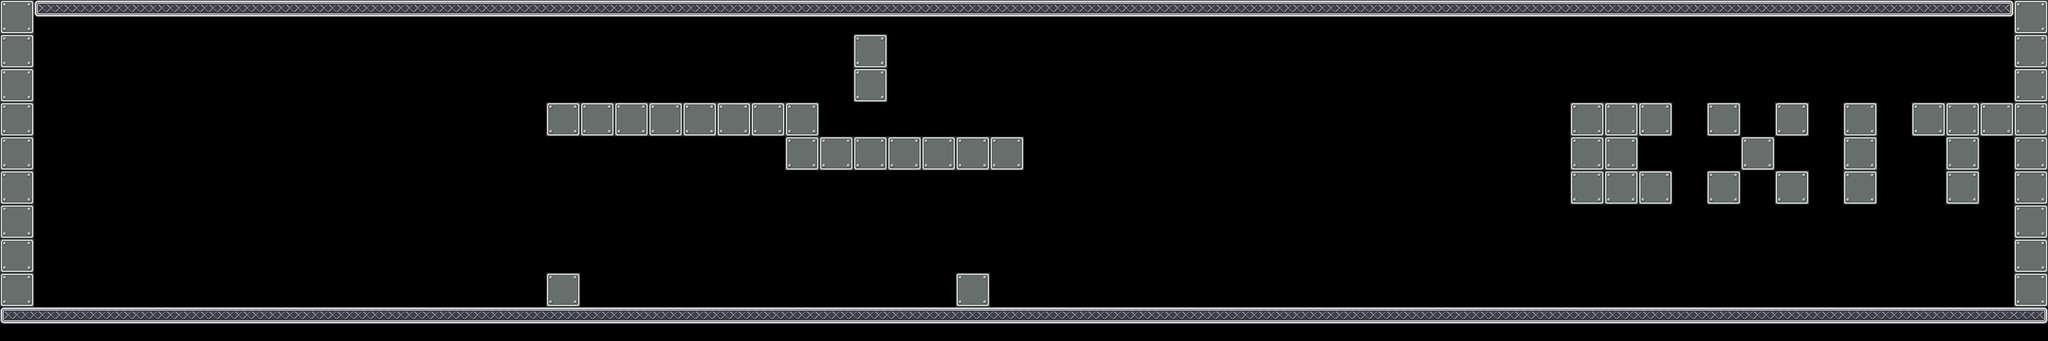

Below is a game level as drawn by its tile map, then a one-line description and the .tmx that defines it (tile-layer data replaced by summaries):
An orthogonal 60x10 tile map with 64x64 px tiles, 1 tile layer (front), 20 tilesets and 25 objects.

<map version="1.0" orientation="orthogonal" width="60" height="10" tilewidth="64" tileheight="64">
 <tileset firstgid="1" name="mur" tilewidth="64" tileheight="64">
  <image source="data/mur.png" trans="ffffff" width="64" height="64" />
 </tileset>
 <tileset firstgid="2" name="sol" tilewidth="64" tileheight="64">
  <image source="data/sol.png" trans="ffffff" width="64" height="64" />
 </tileset>
 <tileset firstgid="3" name="alone" tilewidth="64" tileheight="64">
  <image source="data/alone.png" width="64" height="64" />
 </tileset>
 <tileset firstgid="4" name="left" tilewidth="64" tileheight="64">
  <image source="data/left.png" width="64" height="64" />
 </tileset>
 <tileset firstgid="5" name="mid" tilewidth="64" tileheight="64">
  <image source="data/mid.png" width="64" height="64" />
 </tileset>
 <tileset firstgid="6" name="right" tilewidth="64" tileheight="64">
  <image source="data/right.png" width="64" height="64" />
 </tileset>
 <tileset firstgid="7" name="portebas" tilewidth="64" tileheight="64">
  <image source="data/portebas.png" width="64" height="64" />
 </tileset>
 <tileset firstgid="8" name="portehaut" tilewidth="64" tileheight="64">
  <image source="data/portehaut.png" width="64" height="64" />
 </tileset>
 <tileset firstgid="9" name="fin" tilewidth="192" tileheight="128">
  <image source="data/fin.png" width="192" height="128" />
 </tileset>
 <tileset firstgid="10" name="citerne" tilewidth="418" tileheight="632">
  <tileoffset x="0" y="632" />
  <image source="data/citerne.png" width="418" height="632" />
 </tileset>
 <tileset firstgid="11" name="container1" tilewidth="610" tileheight="276">
  <tileoffset x="0" y="195" />
  <image source="data/container1.png" width="610" height="276" />
 </tileset>
 <tileset firstgid="12" name="container2" tilewidth="480" tileheight="330">
  <tileoffset x="0" y="280" />
  <image source="data/container2.png" width="480" height="330" />
 </tileset>
 <tileset firstgid="13" name="cable1" tilewidth="77" tileheight="372">
  <tileoffset x="0" y="372" />
  <image source="data/cable1.png" width="77" height="372" />
 </tileset>
 <tileset firstgid="14" name="passerelle1" tilewidth="198" tileheight="342">
  <tileoffset x="0" y="342" />
  <image source="data/passerelle1.png" width="198" height="342" />
 </tileset>
 <tileset firstgid="15" name="passerelle2" tilewidth="122" tileheight="599">
  <tileoffset x="0" y="599" />
  <image source="data/passerelle2.png" width="122" height="599" />
 </tileset>
 <tileset firstgid="16" name="cable2" tilewidth="46" tileheight="243">
  <tileoffset x="0" y="243" />
  <image source="data/cable2.png" width="46" height="243" />
 </tileset>
 <tileset firstgid="17" name="mur2" tilewidth="64" tileheight="64">
  <image source="data/mur2.png" width="64" height="64" />
 </tileset>
 <tileset firstgid="18" name="lamp1" tilewidth="64" tileheight="64">
  <image source="data/lamp1.png" width="64" height="64" />
 </tileset>
 <tileset firstgid="19" name="lamp2" tilewidth="64" tileheight="64">
  <image source="data/lamp2.png" width="64" height="64" />
 </tileset>
 <tileset firstgid="20" name="cable" tilewidth="64" tileheight="64">
  <image source="data/cable.png" width="64" height="64" />
 </tileset>
 <layer name="front" width="60" height="10">
  <data>[600 cells, 176 non-empty, 5 distinct tile ids]</data>
 </layer>
 <objectgroup color="#00ff00" name="wall" width="60" height="10">
  <object x="0" y="0" width="64" height="576" />
  <object x="3776" y="0" width="64" height="576" />
  <object x="1600" y="64" width="64" height="128" />
 </objectgroup>
 <objectgroup color="#0000ff" name="platform" width="60" height="10">
  <object x="0" y="576" width="3840" height="64" />
  <object x="64" y="0" width="3712" height="64" />
  <object x="1792" y="512" width="64" height="64" />
  <object x="1024" y="192" width="512" height="64" />
  <object x="1024" y="512" width="64" height="64" />
  <object x="1472" y="256" width="448" height="64" />
 </objectgroup>
 <objectgroup color="#ffffff" name="movable" width="60" height="10" />
 <objectgroup color="#ff6666" name="destroyable" width="60" height="10" />
 <objectgroup color="#800000" name="metalman" width="60" height="10">
  <object x="128" y="512" width="64" height="64">
   <properties>
    <property name="powers" value="Alu#Acier#Static" />
   </properties>
  </object>
 </objectgroup>
 <objectgroup color="#ff0000" name="themagnet" width="60" height="10">
  <object x="256" y="512" width="64" height="64">
   <properties>
    <property name="powers" value="Repulsive#Attractive#RotativeL#RotativeR#Static" />
   </properties>
  </object>
 </objectgroup>
 <objectgroup color="#800000" name="generator" width="60" height="10" />
 <objectgroup color="#66ccff" name="switch" width="60" height="10" />
 <objectgroup color="#e6e6e6" name="metal" width="60" height="10" />
 <objectgroup color="#333333" name="gate" width="60" height="10">
  <object x="1600" y="192" width="64" height="64">
   <properties>
    <property name="animid" value="1" />
    <property name="closeid" value="1" />
    <property name="openid" value="1" />
    <property name="type" value="VAloneH" />
   </properties>
  </object>
 </objectgroup>
 <objectgroup color="#004080" name="acid" width="60" height="10">
  <object x="1216" y="512" width="64" height="64">
   <properties>
    <property name="type" value="hm" />
   </properties>
  </object>
  <object x="1344" y="512" width="64" height="64">
   <properties>
    <property name="type" value="hm" />
   </properties>
  </object>
  <object x="1472" y="512" width="64" height="64">
   <properties>
    <property name="type" value="hm" />
   </properties>
  </object>
  <object x="1600" y="512" width="64" height="64">
   <properties>
    <property name="type" value="hm" />
   </properties>
  </object>
  <object x="1536" y="512" width="64" height="64">
   <properties>
    <property name="type" value="hm" />
   </properties>
  </object>
  <object x="1088" y="512" width="64" height="64">
   <properties>
    <property name="type" value="hg" />
   </properties>
  </object>
  <object x="1152" y="512" width="64" height="64">
   <properties>
    <property name="type" value="hm" />
   </properties>
  </object>
  <object x="1728" y="512" width="64" height="64">
   <properties>
    <property name="type" value="hd" />
   </properties>
  </object>
  <object x="1280" y="512" width="64" height="64">
   <properties>
    <property name="type" value="hm" />
   </properties>
  </object>
  <object x="1408" y="512" width="64" height="64">
   <properties>
    <property name="type" value="hm" />
   </properties>
  </object>
  <object x="1664" y="512" width="64" height="64">
   <properties>
    <property name="type" value="hm" />
   </properties>
  </object>
 </objectgroup>
 <objectgroup color="#ffff00" name="arc" width="60" height="10" />
 <objectgroup color="#ffff00" name="levelend" width="60" height="10">
  <object x="3456" y="384" width="320" height="192">
   <properties>
    <property name="next" value="level13" />
   </properties>
  </object>
 </objectgroup>
 <objectgroup color="#800080" name="gateswitch" width="60" height="10">
  <object x="1984" y="512" width="64" height="64">
   <properties>
    <property name="closeid" value="1" />
    <property name="openid" value="1" />
   </properties>
  </object>
 </objectgroup>
</map>
